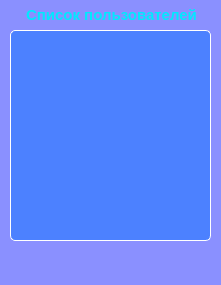
  <widget class="QWidget" name="widget_3" native="true">
   <property name="geometry">
    <rect>
     <x>667</x>
     <y>160</y>
     <width>221</width>
     <height>285</height>
    </rect>
   </property>
   <property name="palette">
    <palette>
     <active>
      <colorrole role="WindowText">
       <brush brushstyle="SolidPattern">
        <color alpha="255">
         <red>255</red>
         <green>255</green>
         <blue>255</blue>
        </color>
       </brush>
      </colorrole>
      <colorrole role="Button">
       <brush brushstyle="SolidPattern">
        <color alpha="117">
         <red>0</red>
         <green>14</green>
         <blue>255</blue>
        </color>
       </brush>
      </colorrole>
      <colorrole role="Text">
       <brush brushstyle="SolidPattern">
        <color alpha="255">
         <red>255</red>
         <green>255</green>
         <blue>255</blue>
        </color>
       </brush>
      </colorrole>
      <colorrole role="ButtonText">
       <brush brushstyle="SolidPattern">
        <color alpha="255">
         <red>255</red>
         <green>255</green>
         <blue>255</blue>
        </color>
       </brush>
      </colorrole>
      <colorrole role="Base">
       <brush brushstyle="SolidPattern">
        <color alpha="117">
         <red>0</red>
         <green>14</green>
         <blue>255</blue>
        </color>
       </brush>
      </colorrole>
      <colorrole role="Window">
       <brush brushstyle="SolidPattern">
        <color alpha="117">
         <red>0</red>
         <green>14</green>
         <blue>255</blue>
        </color>
       </brush>
      </colorrole>
     </active>
     <inactive>
      <colorrole role="WindowText">
       <brush brushstyle="SolidPattern">
        <color alpha="255">
         <red>255</red>
         <green>255</green>
         <blue>255</blue>
        </color>
       </brush>
      </colorrole>
      <colorrole role="Button">
       <brush brushstyle="SolidPattern">
        <color alpha="117">
         <red>0</red>
         <green>14</green>
         <blue>255</blue>
        </color>
       </brush>
      </colorrole>
      <colorrole role="Text">
       <brush brushstyle="SolidPattern">
        <color alpha="255">
         <red>255</red>
         <green>255</green>
         <blue>255</blue>
        </color>
       </brush>
      </colorrole>
      <colorrole role="ButtonText">
       <brush brushstyle="SolidPattern">
        <color alpha="255">
         <red>255</red>
         <green>255</green>
         <blue>255</blue>
        </color>
       </brush>
      </colorrole>
      <colorrole role="Base">
       <brush brushstyle="SolidPattern">
        <color alpha="117">
         <red>0</red>
         <green>14</green>
         <blue>255</blue>
        </color>
       </brush>
      </colorrole>
      <colorrole role="Window">
       <brush brushstyle="SolidPattern">
        <color alpha="117">
         <red>0</red>
         <green>14</green>
         <blue>255</blue>
        </color>
       </brush>
      </colorrole>
     </inactive>
     <disabled>
      <colorrole role="WindowText">
       <brush brushstyle="SolidPattern">
        <color alpha="255">
         <red>255</red>
         <green>255</green>
         <blue>255</blue>
        </color>
       </brush>
      </colorrole>
      <colorrole role="Button">
       <brush brushstyle="SolidPattern">
        <color alpha="117">
         <red>0</red>
         <green>14</green>
         <blue>255</blue>
        </color>
       </brush>
      </colorrole>
      <colorrole role="Text">
       <brush brushstyle="SolidPattern">
        <color alpha="255">
         <red>255</red>
         <green>255</green>
         <blue>255</blue>
        </color>
       </brush>
      </colorrole>
      <colorrole role="ButtonText">
       <brush brushstyle="SolidPattern">
        <color alpha="255">
         <red>255</red>
         <green>255</green>
         <blue>255</blue>
        </color>
       </brush>
      </colorrole>
      <colorrole role="Base">
       <brush brushstyle="SolidPattern">
        <color alpha="117">
         <red>0</red>
         <green>14</green>
         <blue>255</blue>
        </color>
       </brush>
      </colorrole>
      <colorrole role="Window">
       <brush brushstyle="SolidPattern">
        <color alpha="117">
         <red>0</red>
         <green>14</green>
         <blue>255</blue>
        </color>
       </brush>
      </colorrole>
     </disabled>
    </palette>
   </property>
   <property name="styleSheet">
    <string notr="true">QWidget#widget_3 {
	background-color: rgba(0, 14, 255, 117);
	color:rgb(255, 255, 255);
	border-width: 1px;
     border-style: solid;
     border-radius: 10px;
	min-width: 80px;
}</string>
   </property>
   <widget class="QLabel" name="lbAlias">
    <property name="geometry">
     <rect>
      <x>60</x>
      <y>246</y>
      <width>151</width>
      <height>31</height>
     </rect>
    </property>
    <property name="font">
     <font>
      <family>Times New Roman</family>
      <pointsize>22</pointsize>
      <weight>75</weight>
      <bold>true</bold>
     </font>
    </property>
    <property name="styleSheet">
     <string notr="true">QWidget {
color: rgb(255, 255, 255);
background-color: rgba(255, 255, 255, 0);
border-width: 0px;
};</string>
    </property>
    <property name="text">
     <string/>
    </property>
   </widget>
   <widget class="QListWidget" name="lwUsers">
    <property name="geometry">
     <rect>
      <x>10</x>
      <y>30</y>
      <width>201</width>
      <height>211</height>
     </rect>
    </property>
    <property name="font">
     <font>
      <family>Times New Roman</family>
      <pointsize>18</pointsize>
      <weight>75</weight>
      <bold>true</bold>
     </font>
    </property>
    <property name="styleSheet">
     <string notr="true">QWidget {
	background-color: rgba(23, 115, 255, 137);
	color:rgb(255, 255, 255);
	border-width: 1px;
	border-color: rgb(255, 255, 255);
     border-style: solid;
     border-radius: 5px;
}</string>
    </property>
    <property name="iconSize">
     <size>
      <width>32</width>
      <height>32</height>
     </size>
    </property>
   </widget>
   <widget class="QLabel" name="label_7">
    <property name="geometry">
     <rect>
      <x>26</x>
      <y>6</y>
      <width>171</width>
      <height>16</height>
     </rect>
    </property>
    <property name="font">
     <font>
      <family>Arial</family>
      <pointsize>11</pointsize>
      <weight>75</weight>
      <bold>true</bold>
     </font>
    </property>
    <property name="text">
     <string>&lt;html&gt;&lt;head/&gt;&lt;body&gt;&lt;p&gt;&lt;span style=&quot; color:#00e9ff;&quot;&gt;Список пользователей&lt;/span&gt;&lt;/p&gt;&lt;/body&gt;&lt;/html&gt;</string>
    </property>
   </widget>
   <widget class="QLabel" name="lbCurUser">
    <property name="geometry">
     <rect>
      <x>20</x>
      <y>246</y>
      <width>31</width>
      <height>31</height>
     </rect>
    </property>
    <property name="text">
     <string/>
    </property>
    <property name="pixmap">
     <pixmap>images/user.ico</pixmap>
    </property>
   </widget>
  </widget>
